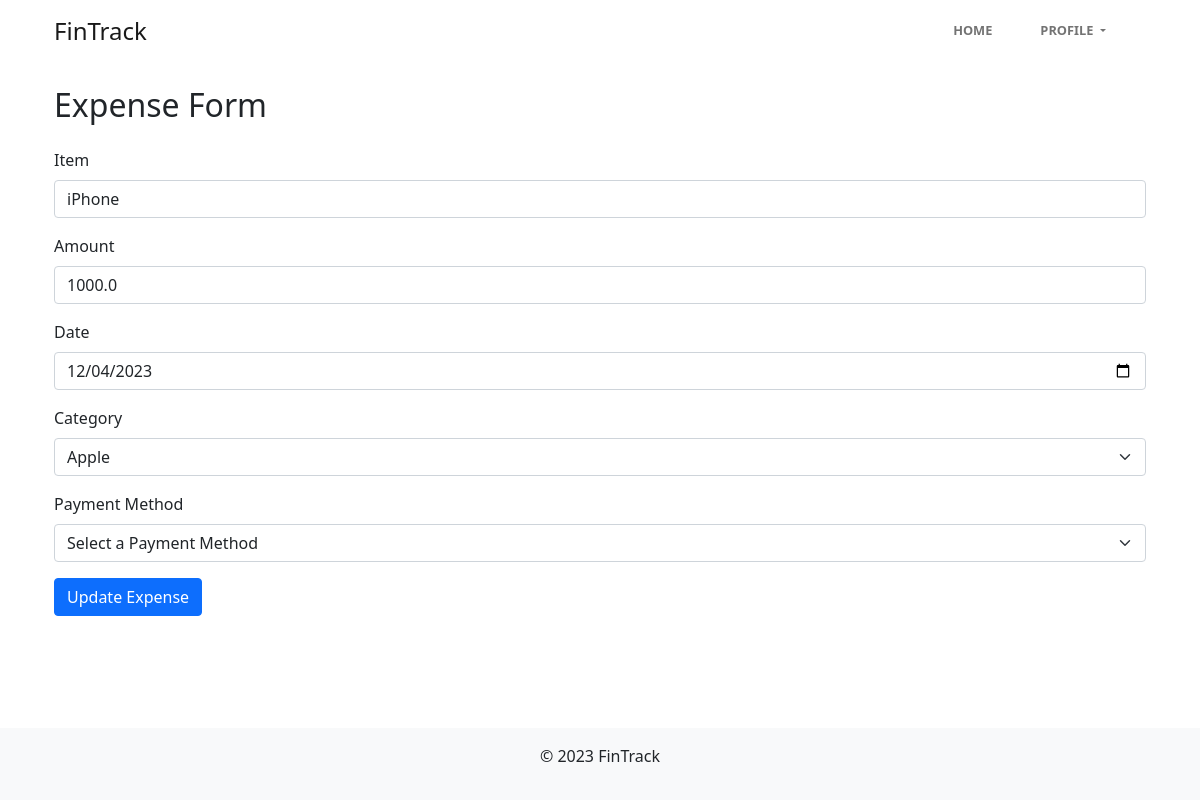
Screenshot of /editexpense/1 (signed in) with the database file from the repository.
### tables this page shows
CREATE TABLE ExpenseItem
(
    ExpenseID  INTEGER PRIMARY KEY AUTOINCREMENT,
    UserID     INTEGER NOT NULL,
    Item       TEXT    NOT NULL,
    Amount     REAL    NOT NULL,
    Date       DATE    NOT NULL,
    CategoryID INTEGER NOT NULL,
    FOREIGN KEY (UserID) REFERENCES User (UserID) ON DELETE CASCADE,
    FOREIGN KEY (CategoryID) REFERENCES Category (CategoryID)
);

CREATE TABLE Category
(
    CategoryID   INTEGER PRIMARY KEY AUTOINCREMENT,
    UserID       INTEGER     NOT NULL,
    CategoryName TEXT  NOT NULL
);

### app.py (the view, shortened to what this page needs)
@app.route('/editexpense/<int:expenseID>', methods = ['GET', 'POST'])
@login_required
def editExpense(expenseID):
    db = get_db()
    cursor = db.cursor()
    if request.method == 'GET':
        cursor.execute('SELECT * FROM ExpenseItem WHERE ExpenseID = ? AND UserID = ?', (expenseID, session['userID']))
        expense = cursor.fetchone()
        if expense is None:
            return redirect(url_for('expenseForm'))
        cursor.execute('SELECT CategoryID, CategoryName FROM Category WHERE UserID = ?', (session['userID'],))
        categories = cursor.fetchall()
        cursor.execute('SELECT PaymentMethodID, PaymentMethodName FROM PaymentMethod WHERE UserID = ?',
                       (session['userID'],))
        paymentMethods = cursor.fetchall()
        return render_template('Authenticated/editexpenses.html', expense = expense, categories = categories,
                               payment_methods = paymentMethods)

### db.py (called while the page is built)
def get_db():
    if 'db' not in g:
        g.db = sqlite3.connect(
            current_app.config['DATABASE'],
            detect_types = sqlite3.PARSE_DECLTYPES
        )
        g.db.row_factory = sqlite3.Row
    return g.db

### helpers/loginAuth.py (called while the page is built)
def login_required(f):
    @wraps(f)
    def decorated_function(*args, **kwargs):
        if 'loggedin' not in session:
            flash('You need to be logged in to access this page.', 'danger')
            return redirect(url_for('login'))
        return f(*args, **kwargs)
    return decorated_function

### templates/Authenticated/editexpenses.html (shortened to what this page needs)
{% extends 'Authenticated/authenticated_base.html' %}
{% block content %}
    <div class="container mt-4">
        <h2 class="mb-4">Expense Form</h2>
        <form method="POST" id="expenseForm">
            <div class="mb-3">
                <label for="item" class="form-label">Item</label>
                <input type="text" class="form-control" id="item" name="item" required value="{{ expense.Item }}">
            </div>
            <div class="mb-3">
                <label for="amount" class="form-label">Amount</label>
                <input type="number" class="form-control" id="amount" name="amount" step="0.01" required
                       value="{{ expense.amount }}">
            </div>
            <div class="mb-3">
                <label for="date" class="form-label">Date</label>
                <input type="date" class="form-control" id="date" name="date" required value="{{ expense.date }}">
            </div>
            <div class="mb-3">
                <label for="category-select" class="form-label">Category</label>
                <select class="form-select" id="category-select" name="category">
                    {% for category in categories %}
                        <option value="{{ category.CategoryID }}" {% if category.CategoryID == expense.CategoryID %}
                                selected {% endif %}>{{ category.CategoryName }}</option>
                    {% endfor %}
                </select>
            </div>
            <div class="mb-3">
                <label for="payment-method-select" class="form-label">Payment Method</label>
                <select class="form-select" id="payment-method-select" name="payment-method-select">
                    <option value="">Select a Payment Method</option>
                </select>
            </div>
            <button type="submit" class="btn btn-primary">Update Expense</button>
        </form>
    </div>
{% endblock %}

### rows the page displays
ExpenseItem: item "iPhone", amount "1000.0", date "12/04/2023", category "Apple"
